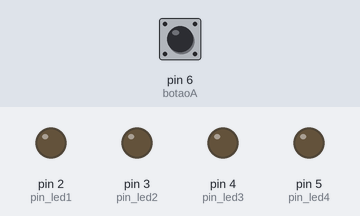
Recording of a sketch running on a simulated Arduino Uno, built with avr-gcc and run on an emulated ATmega328P. Parts: output pins drawn as LEDs (lit = HIGH). The test bench sets the inputs (shaded band); at power-on: pin 6 (botaoA) HIGH.

Above: at 1.2 s.
1.3 s: pin 6 (botaoA) pulled LOW for 0.15 s
At 2.0 s:
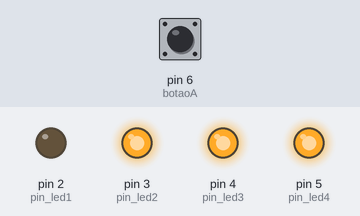
At 2.42 s:
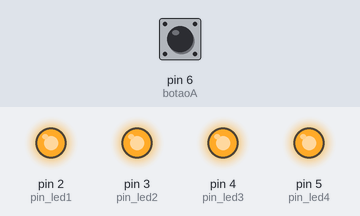
4.1 s: pin 6 (botaoA) pulled LOW for 1 s
At 4.72 s:
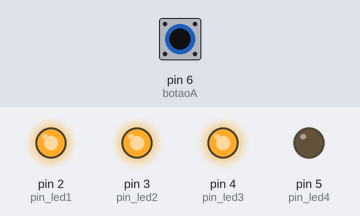
Timing chart, 0 to 7.1 s (numbered marks = the images above; inputs shaded):
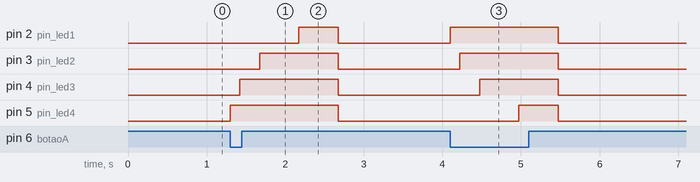

Measured:
- after the input at 1.3 s, pin 2 (pin_led1): LOW → HIGH after 0.88 s, → LOW 0.50 s later; pin 3 (pin_led2): LOW → HIGH after 0.37 s, → LOW 1.0 s later; pin 4 (pin_led3): LOW → HIGH after 0.12 s, → LOW 1.3 s later; pin 5 (pin_led4): LOW → HIGH at once, → LOW 1.4 s later
- after the input at 4.1 s, pin 2 (pin_led1): LOW → HIGH at once, → LOW 1.4 s later; pin 3 (pin_led2): LOW → HIGH after 0.12 s, → LOW 1.3 s later; pin 4 (pin_led3): LOW → HIGH after 0.37 s, → LOW 1.0 s later; pin 5 (pin_led4): LOW → HIGH after 0.87 s, → LOW 0.50 s later

The sketch:

atv3.ino
```cpp
const int pin_led1 = 2;
const int pin_led2 = 3;
const int pin_led3 = 4;
const int pin_led4 = 5;
const int botaoA = 6;


unsigned long tempoantes = 0;
int atualestado = 0;
bool seqdireta = true;
bool seqativa = false;
bool botaoapertado = false;

void setup() {
  pinMode(pin_led1, OUTPUT);
  pinMode(pin_led2, OUTPUT);
  pinMode(pin_led3, OUTPUT);
  pinMode(pin_led4, OUTPUT);
  pinMode(botaoA, INPUT_PULLUP);

  digitalWrite(pin_led1, LOW);
  digitalWrite(pin_led2, LOW);
  digitalWrite(pin_led3, LOW);
  digitalWrite(pin_led4, LOW);
}

void loop() {
  unsigned long tempodepois = millis();


  if (digitalRead(botaoA) == LOW && !botaoapertado) {
    botaoapertado = true;
    seqdireta = !seqdireta;
    seqativa = true;
    atualestado = 0;
    tempoantes = tempodepois;


    digitalWrite(pin_led1, LOW);
    digitalWrite(pin_led2, LOW);
    digitalWrite(pin_led3, LOW);
    digitalWrite(pin_led4, LOW);
  }

  if (digitalRead(botaoA) == HIGH) {
    botaoapertado = false;
  }


  if (seqativa) {
    if (seqdireta) {
      if (atualestado == 0) {
        digitalWrite(pin_led1, HIGH);
        tempoantes = tempodepois;
        atualestado = 1;
      }

      if (atualestado == 1 && tempodepois - tempoantes >= 125) {
        digitalWrite(pin_led2, HIGH);
        tempoantes = tempodepois;
        atualestado = 2;
      }

      if (atualestado == 2 && tempodepois - tempoantes >= 250) {
        digitalWrite(pin_led3, HIGH);
        tempoantes = tempodepois;
        atualestado = 3;
      }

      if (atualestado == 3 && tempodepois - tempoantes >= 500) {
        digitalWrite(pin_led4, HIGH);
        tempoantes = tempodepois;
        atualestado = 4;
      }

      if (atualestado == 4 && tempodepois - tempoantes >= 500) {
        digitalWrite(pin_led1, LOW);
        digitalWrite(pin_led2, LOW);
        digitalWrite(pin_led3, LOW);
        digitalWrite(pin_led4, LOW);
        seqativa = false;
      }

    } else {
      if (atualestado == 0) {
        digitalWrite(pin_led4, HIGH);
        tempoantes = tempodepois;
        atualestado = 1;
      }

      if (atualestado == 1 && tempodepois - tempoantes >= 125) {
        digitalWrite(pin_led3, HIGH);
        tempoantes = tempodepois;
        atualestado = 2;
      }

      if (atualestado == 2 && tempodepois - tempoantes >= 250) {
        digitalWrite(pin_led2, HIGH);
        tempoantes = tempodepois;
        atualestado = 3;
      }

      if (atualestado == 3 && tempodepois - tempoantes >= 500) {
        digitalWrite(pin_led1, HIGH);
        tempoantes = tempodepois;
        atualestado = 4;
      }

      if (atualestado == 4 && tempodepois - tempoantes >= 500) {
        digitalWrite(pin_led1, LOW);
        digitalWrite(pin_led2, LOW);
        digitalWrite(pin_led3, LOW);
        digitalWrite(pin_led4, LOW);
        seqativa = false;
      }
    }
  }
}
```
